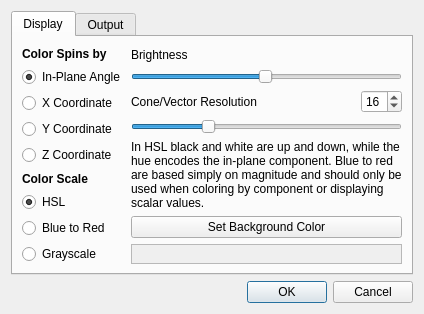
<?xml version="1.0" encoding="UTF-8"?>
<ui version="4.0">
 <class>Preferences</class>
 <widget class="QDialog" name="Preferences">
  <property name="geometry">
   <rect>
    <x>0</x>
    <y>0</y>
    <width>440</width>
    <height>361</height>
   </rect>
  </property>
  <property name="sizePolicy">
   <sizepolicy hsizetype="Fixed" vsizetype="Fixed">
    <horstretch>0</horstretch>
    <verstretch>0</verstretch>
   </sizepolicy>
  </property>
  <property name="windowTitle">
   <string>Muview Preferences</string>
  </property>
  <layout class="QVBoxLayout" name="verticalLayout_3">
   <property name="sizeConstraint">
    <enum>QLayout::SetFixedSize</enum>
   </property>
   <item>
    <widget class="QTabWidget" name="tabWidget">
     <property name="currentIndex">
      <number>0</number>
     </property>
     <widget class="QWidget" name="colorTab">
      <attribute name="title">
       <string>Display</string>
      </attribute>
      <layout class="QHBoxLayout" name="horizontalLayout_2">
       <item>
        <layout class="QVBoxLayout" name="verticalLayout">
         <item>
          <widget class="QLabel" name="label">
           <property name="font">
            <font>
             <weight>75</weight>
             <bold>true</bold>
            </font>
           </property>
           <property name="text">
            <string>Color Spins by</string>
           </property>
           <property name="textFormat">
            <enum>Qt::AutoText</enum>
           </property>
          </widget>
         </item>
         <item>
          <widget class="QRadioButton" name="color_inplane">
           <property name="text">
            <string>In-Plane Angle</string>
           </property>
           <property name="checked">
            <bool>true</bool>
           </property>
           <attribute name="buttonGroup">
            <string notr="true">coloringGroup</string>
           </attribute>
          </widget>
         </item>
         <item>
          <widget class="QRadioButton" name="color_x">
           <property name="text">
            <string>X Coordinate</string>
           </property>
           <attribute name="buttonGroup">
            <string notr="true">coloringGroup</string>
           </attribute>
          </widget>
         </item>
         <item>
          <widget class="QRadioButton" name="color_y">
           <property name="text">
            <string>Y Coordinate</string>
           </property>
           <attribute name="buttonGroup">
            <string notr="true">coloringGroup</string>
           </attribute>
          </widget>
         </item>
         <item>
          <widget class="QRadioButton" name="color_z">
           <property name="text">
            <string>Z Coordinate</string>
           </property>
           <attribute name="buttonGroup">
            <string notr="true">coloringGroup</string>
           </attribute>
          </widget>
         </item>
         <item>
          <widget class="QLabel" name="label_4">
           <property name="font">
            <font>
             <weight>75</weight>
             <bold>true</bold>
            </font>
           </property>
           <property name="text">
            <string>Color Scale</string>
           </property>
           <property name="textFormat">
            <enum>Qt::AutoText</enum>
           </property>
          </widget>
         </item>
         <item>
          <widget class="QRadioButton" name="color_inplane_2">
           <property name="text">
            <string>HSL</string>
           </property>
           <property name="checked">
            <bool>true</bool>
           </property>
          </widget>
         </item>
         <item>
          <widget class="QRadioButton" name="color_x_2">
           <property name="text">
            <string>Blue to Red</string>
           </property>
          </widget>
         </item>
         <item>
          <widget class="QRadioButton" name="color_y_2">
           <property name="text">
            <string>Grayscale</string>
           </property>
          </widget>
         </item>
        </layout>
       </item>
       <item>
        <layout class="QVBoxLayout" name="verticalLayout_2">
         <item>
          <widget class="QLabel" name="label_2">
           <property name="text">
            <string>Brightness</string>
           </property>
          </widget>
         </item>
         <item>
          <widget class="QSlider" name="brightnessSlider">
           <property name="minimum">
            <number>1</number>
           </property>
           <property name="maximum">
            <number>100</number>
           </property>
           <property name="value">
            <number>50</number>
           </property>
           <property name="orientation">
            <enum>Qt::Horizontal</enum>
           </property>
          </widget>
         </item>
         <item>
          <layout class="QHBoxLayout" name="horizontalLayout">
           <item>
            <widget class="QLabel" name="label_3">
             <property name="text">
              <string>Cone/Vector Resolution</string>
             </property>
            </widget>
           </item>
           <item>
            <spacer name="horizontalSpacer">
             <property name="orientation">
              <enum>Qt::Horizontal</enum>
             </property>
             <property name="sizeHint" stdset="0">
              <size>
               <width>40</width>
               <height>20</height>
              </size>
             </property>
            </spacer>
           </item>
           <item>
            <widget class="QSpinBox" name="spriteResolution">
             <property name="enabled">
              <bool>true</bool>
             </property>
             <property name="frame">
              <bool>true</bool>
             </property>
             <property name="minimum">
              <number>4</number>
             </property>
             <property name="maximum">
              <number>48</number>
             </property>
             <property name="singleStep">
              <number>1</number>
             </property>
             <property name="value">
              <number>16</number>
             </property>
            </widget>
           </item>
          </layout>
         </item>
         <item>
          <widget class="QSlider" name="spriteResolutionSlider">
           <property name="minimum">
            <number>4</number>
           </property>
           <property name="maximum">
            <number>48</number>
           </property>
           <property name="value">
            <number>16</number>
           </property>
           <property name="orientation">
            <enum>Qt::Horizontal</enum>
           </property>
          </widget>
         </item>
         <item>
          <widget class="QLabel" name="label_5">
           <property name="text">
            <string>In HSL black and white are up and down, while the hue encodes the in-plane component. Blue to red are based simply on magnitude and should only be used when coloring by component or displaying scalar values.</string>
           </property>
           <property name="wordWrap">
            <bool>true</bool>
           </property>
          </widget>
         </item>
         <item>
          <widget class="QPushButton" name="setBackgroundColor">
           <property name="text">
            <string>Set Background Color</string>
           </property>
          </widget>
         </item>
         <item>
          <widget class="QFrame" name="colorBox">
           <property name="sizePolicy">
            <sizepolicy hsizetype="Preferred" vsizetype="Fixed">
             <horstretch>0</horstretch>
             <verstretch>0</verstretch>
            </sizepolicy>
           </property>
           <property name="minimumSize">
            <size>
             <width>0</width>
             <height>20</height>
            </size>
           </property>
           <property name="autoFillBackground">
            <bool>true</bool>
           </property>
           <property name="frameShape">
            <enum>QFrame::StyledPanel</enum>
           </property>
           <property name="frameShadow">
            <enum>QFrame::Sunken</enum>
           </property>
           <property name="lineWidth">
            <number>2</number>
           </property>
          </widget>
         </item>
        </layout>
       </item>
      </layout>
     </widget>
     <widget class="QWidget" name="outputTab">
      <attribute name="title">
       <string>Output</string>
      </attribute>
      <widget class="QLabel" name="label_9">
       <property name="geometry">
        <rect>
         <x>20</x>
         <y>140</y>
         <width>273</width>
         <height>85</height>
        </rect>
       </property>
       <property name="text">
        <string>This is probably not going to work very well for a while</string>
       </property>
       <property name="wordWrap">
        <bool>true</bool>
       </property>
      </widget>
      <widget class="QWidget" name="">
       <property name="geometry">
        <rect>
         <x>15</x>
         <y>41</y>
         <width>150</width>
         <height>116</height>
        </rect>
       </property>
       <layout class="QFormLayout" name="formLayout">
        <item row="0" column="0">
         <widget class="QLabel" name="label_6">
          <property name="text">
           <string>Output Format</string>
          </property>
         </widget>
        </item>
        <item row="0" column="1">
         <widget class="QComboBox" name="imageFormat">
          <item>
           <property name="text">
            <string>JPG</string>
           </property>
          </item>
          <item>
           <property name="text">
            <string>PNG</string>
           </property>
          </item>
         </widget>
        </item>
        <item row="1" column="0" colspan="2">
         <widget class="QCheckBox" name="fixedSize">
          <property name="text">
           <string>Set Fixed Size</string>
          </property>
         </widget>
        </item>
        <item row="2" column="0">
         <widget class="QLabel" name="label_7">
          <property name="text">
           <string>Output Width</string>
          </property>
         </widget>
        </item>
        <item row="2" column="1">
         <widget class="QSpinBox" name="imageWidth">
          <property name="enabled">
           <bool>false</bool>
          </property>
          <property name="maximum">
           <number>2000</number>
          </property>
          <property name="value">
           <number>800</number>
          </property>
         </widget>
        </item>
        <item row="3" column="0">
         <widget class="QLabel" name="label_8">
          <property name="text">
           <string>Output Height</string>
          </property>
         </widget>
        </item>
        <item row="3" column="1">
         <widget class="QSpinBox" name="imageHeight">
          <property name="enabled">
           <bool>false</bool>
          </property>
          <property name="maximum">
           <number>2000</number>
          </property>
          <property name="value">
           <number>600</number>
          </property>
         </widget>
        </item>
       </layout>
      </widget>
     </widget>
    </widget>
   </item>
   <item>
    <widget class="QDialogButtonBox" name="buttonBox">
     <property name="orientation">
      <enum>Qt::Horizontal</enum>
     </property>
     <property name="standardButtons">
      <set>QDialogButtonBox::Cancel|QDialogButtonBox::Ok</set>
     </property>
    </widget>
   </item>
  </layout>
 </widget>
 <resources/>
 <connections>
  <connection>
   <sender>buttonBox</sender>
   <signal>accepted()</signal>
   <receiver>Preferences</receiver>
   <slot>accept()</slot>
   <hints>
    <hint type="sourcelabel">
     <x>205</x>
     <y>351</y>
    </hint>
    <hint type="destinationlabel">
     <x>157</x>
     <y>274</y>
    </hint>
   </hints>
  </connection>
  <connection>
   <sender>buttonBox</sender>
   <signal>rejected()</signal>
   <receiver>Preferences</receiver>
   <slot>reject()</slot>
   <hints>
    <hint type="sourcelabel">
     <x>273</x>
     <y>351</y>
    </hint>
    <hint type="destinationlabel">
     <x>286</x>
     <y>274</y>
    </hint>
   </hints>
  </connection>
  <connection>
   <sender>spriteResolutionSlider</sender>
   <signal>sliderMoved(int)</signal>
   <receiver>spriteResolution</receiver>
   <slot>setValue(int)</slot>
   <hints>
    <hint type="sourcelabel">
     <x>418</x>
     <y>155</y>
    </hint>
    <hint type="destinationlabel">
     <x>417</x>
     <y>124</y>
    </hint>
   </hints>
  </connection>
  <connection>
   <sender>spriteResolution</sender>
   <signal>valueChanged(int)</signal>
   <receiver>spriteResolutionSlider</receiver>
   <slot>setValue(int)</slot>
   <hints>
    <hint type="sourcelabel">
     <x>417</x>
     <y>124</y>
    </hint>
    <hint type="destinationlabel">
     <x>409</x>
     <y>155</y>
    </hint>
   </hints>
  </connection>
  <connection>
   <sender>fixedSize</sender>
   <signal>toggled(bool)</signal>
   <receiver>imageWidth</receiver>
   <slot>setEnabled(bool)</slot>
   <hints>
    <hint type="sourcelabel">
     <x>96</x>
     <y>124</y>
    </hint>
    <hint type="destinationlabel">
     <x>140</x>
     <y>151</y>
    </hint>
   </hints>
  </connection>
  <connection>
   <sender>fixedSize</sender>
   <signal>toggled(bool)</signal>
   <receiver>imageHeight</receiver>
   <slot>setEnabled(bool)</slot>
   <hints>
    <hint type="sourcelabel">
     <x>126</x>
     <y>121</y>
    </hint>
    <hint type="destinationlabel">
     <x>140</x>
     <y>172</y>
    </hint>
   </hints>
  </connection>
 </connections>
 <buttongroups>
  <buttongroup name="coloringGroup"/>
 </buttongroups>
</ui>
